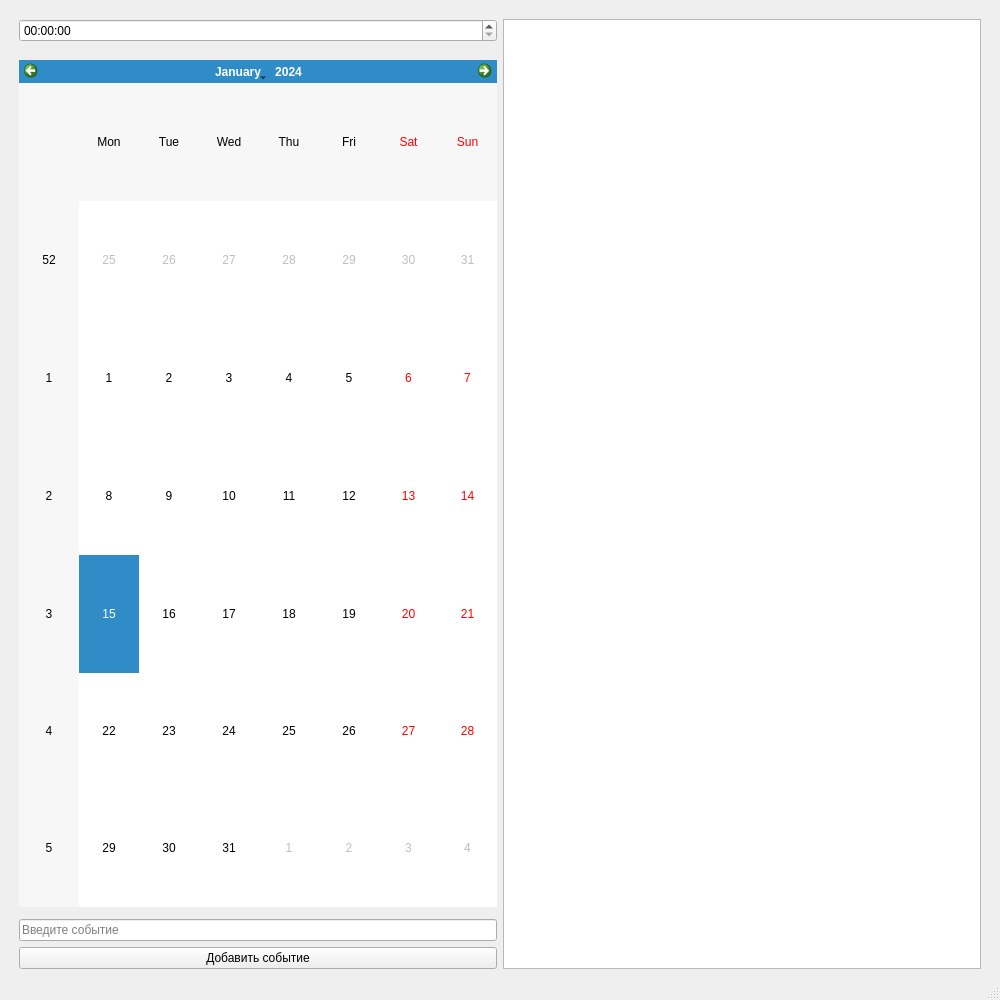
<?xml version="1.0" encoding="UTF-8"?>
<ui version="4.0">
 <class>MainWindow</class>
 <widget class="QMainWindow" name="MainWindow">
  <property name="geometry">
   <rect>
    <x>0</x>
    <y>0</y>
    <width>1000</width>
    <height>1000</height>
   </rect>
  </property>
  <property name="cursor">
   <cursorShape>ArrowCursor</cursorShape>
  </property>
  <property name="windowTitle">
   <string>MainWindow</string>
  </property>
  <property name="documentMode">
   <bool>false</bool>
  </property>
  <property name="dockNestingEnabled">
   <bool>false</bool>
  </property>
  <property name="unifiedTitleAndToolBarOnMac">
   <bool>false</bool>
  </property>
  <widget class="QWidget" name="centralwidget">
   <layout class="QVBoxLayout" name="verticalLayout">
    <item>
     <layout class="QGridLayout" name="gridLayout_3">
      <property name="leftMargin">
       <number>10</number>
      </property>
      <property name="topMargin">
       <number>10</number>
      </property>
      <property name="rightMargin">
       <number>10</number>
      </property>
      <item row="8" column="0">
       <widget class="QLineEdit" name="input">
        <property name="inputMask">
         <string/>
        </property>
        <property name="text">
         <string/>
        </property>
        <property name="placeholderText">
         <string>Введите событие</string>
        </property>
       </widget>
      </item>
      <item row="3" column="0">
       <widget class="QTimeEdit" name="timeedit"/>
      </item>
      <item row="6" column="0">
       <widget class="QCalendarWidget" name="calendar">
        <property name="cursor">
         <cursorShape>ArrowCursor</cursorShape>
        </property>
       </widget>
      </item>
      <item row="3" column="1" rowspan="7">
       <widget class="QListWidget" name="widgets">
        <property name="cursor" stdset="0">
         <cursorShape>ArrowCursor</cursorShape>
        </property>
        <property name="sortingEnabled">
         <bool>true</bool>
        </property>
       </widget>
      </item>
      <item row="9" column="0">
       <widget class="QPushButton" name="button">
        <property name="text">
         <string>Добавить событие</string>
        </property>
       </widget>
      </item>
     </layout>
    </item>
   </layout>
  </widget>
  <widget class="QStatusBar" name="statusbar"/>
 </widget>
 <resources/>
 <connections/>
</ui>
